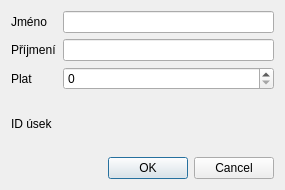
<?xml version="1.0" encoding="UTF-8"?>
<ui version="4.0">
 <class>DialogZame</class>
 <widget class="QDialog" name="DialogZame">
  <property name="geometry">
   <rect>
    <x>0</x>
    <y>0</y>
    <width>285</width>
    <height>190</height>
   </rect>
  </property>
  <property name="windowTitle">
   <string>Dialog</string>
  </property>
  <layout class="QGridLayout" name="gridLayout">
   <item row="6" column="0" colspan="2">
    <widget class="QDialogButtonBox" name="buttonBox">
     <property name="orientation">
      <enum>Qt::Horizontal</enum>
     </property>
     <property name="standardButtons">
      <set>QDialogButtonBox::Cancel|QDialogButtonBox::Ok</set>
     </property>
    </widget>
   </item>
   <item row="4" column="0">
    <widget class="QLabel" name="label_3">
     <property name="text">
      <string>ID úsek</string>
     </property>
    </widget>
   </item>
   <item row="0" column="0">
    <widget class="QLabel" name="label">
     <property name="text">
      <string>Jméno</string>
     </property>
    </widget>
   </item>
   <item row="0" column="1">
    <widget class="QLineEdit" name="lineEditJmenoZame"/>
   </item>
   <item row="2" column="1">
    <widget class="QLineEdit" name="lineEditPrijmeniZame"/>
   </item>
   <item row="2" column="0">
    <widget class="QLabel" name="label_2">
     <property name="text">
      <string>Příjmení</string>
     </property>
    </widget>
   </item>
   <item row="3" column="1">
    <widget class="QSpinBox" name="spinBoxPlat">
     <property name="maximum">
      <number>999999998</number>
     </property>
     <property name="value">
      <number>0</number>
     </property>
    </widget>
   </item>
   <item row="3" column="0">
    <widget class="QLabel" name="label_4">
     <property name="text">
      <string>Plat</string>
     </property>
    </widget>
   </item>
  </layout>
 </widget>
 <resources/>
 <connections>
  <connection>
   <sender>buttonBox</sender>
   <signal>accepted()</signal>
   <receiver>DialogZame</receiver>
   <slot>accept()</slot>
   <hints>
    <hint type="sourcelabel">
     <x>248</x>
     <y>254</y>
    </hint>
    <hint type="destinationlabel">
     <x>157</x>
     <y>274</y>
    </hint>
   </hints>
  </connection>
  <connection>
   <sender>buttonBox</sender>
   <signal>rejected()</signal>
   <receiver>DialogZame</receiver>
   <slot>reject()</slot>
   <hints>
    <hint type="sourcelabel">
     <x>316</x>
     <y>260</y>
    </hint>
    <hint type="destinationlabel">
     <x>286</x>
     <y>274</y>
    </hint>
   </hints>
  </connection>
 </connections>
</ui>
